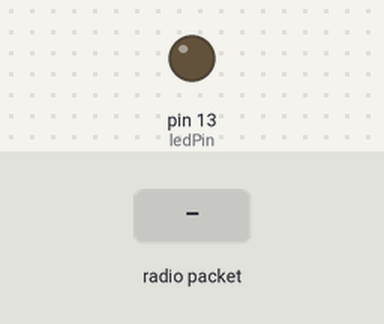
Recording of a sketch running on a simulated Arduino Leonardo, built with avr-gcc and run on an emulated ATmega32U4. On the bench: output pins drawn as LEDs (lit = HIGH). The test bench sets the inputs (shaded band). No radio packets arrive unless stated.

Above: at 1.2 s.
1.3 s: radio packet "1" arrives
At 2.4 s:
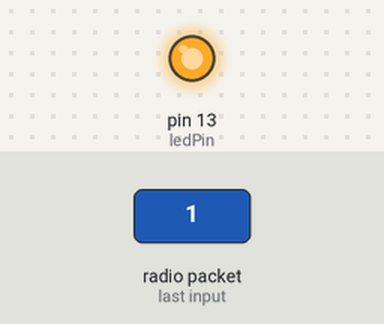
2.8 s: radio packet "0" arrives
At 3.6 s:
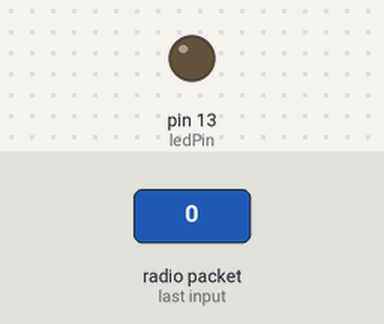
Timing chart, 0 to 5.8 s (numbered marks = the images above; inputs shaded):
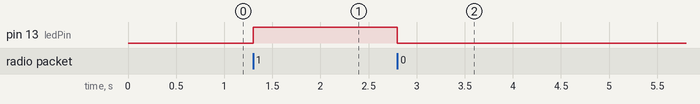

Measured:
- after the input at 1.3 s, pin 13 (ledPin): LOW → HIGH at once
- after the input at 2.8 s, pin 13 (ledPin): HIGH → LOW at once

The sketch:

receiver.ino
```cpp
// (licence header left out)
// This library eases our wireless communication
#include <VirtualWire.h>

// Since we're only trying to represent two states -- occupied and unoccupied --
// we'll send just a single character between transmitter and receiver.
// Note that these values must be identical between transmitter and receiver
// (and I haven't figured out how to have a shared header file defining the values).
uint8_t OCCUPIED_MSG_CHAR = '0';
uint8_t UNOCCUPIED_MSG_CHAR = '1';

// We'll use the LED built into the Leonardo board
int ledPin = 13;

// Data pin for the RF wireless receiver
int rxPin = 12;


void setup()
{
  // We'll show the occupied state on the LED
  pinMode(ledPin, OUTPUT);

  /*
   * Setup the wireless receiver
   */
  // Required for RF Link Module (but I don't really understand it)
  vw_set_ptt_inverted(true);
  // Set to receive
  vw_set_rx_pin(rxPin);
  // Bits per second. Must match the value in the transmitter code. See note there.
  vw_setup(1000);
  // Start the receiver
  vw_rx_start();
}

void loop()
{
  uint8_t buf[VW_MAX_MESSAGE_LEN];
  uint8_t buflen = VW_MAX_MESSAGE_LEN;

  // Attempt to read from the wireless receiver
  if (vw_get_message(buf, &buflen)) { // Non-blocking
    // Message with a good checksum received.

    if (buflen == 1 && buf[0] == UNOCCUPIED_MSG_CHAR) {
      // We got our "bathroom unoccupied" message, so turn the LED on
      digitalWrite(ledPin, HIGH);
    }
    else if (buflen == 1 && buf[0] == OCCUPIED_MSG_CHAR) {
      // We got our "bathroom occupied" message, so turn the LED off
      digitalWrite(ledPin, LOW);
    }
  }
}
```
